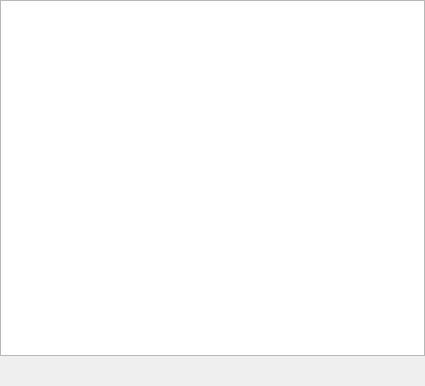
<?xml version="1.0" encoding="UTF-8"?>
<ui version="4.0">
 <class>JobUi</class>
 <widget class="QWidget" name="JobUi">
  <property name="geometry">
   <rect>
    <x>0</x>
    <y>0</y>
    <width>425</width>
    <height>386</height>
   </rect>
  </property>
  <property name="font">
   <font>
    <family>宋体</family>
   </font>
  </property>
  <property name="windowTitle">
   <string>职务管理</string>
  </property>
  <property name="toolTip">
   <string/>
  </property>
  <layout class="QVBoxLayout" name="verticalLayout">
   <property name="spacing">
    <number>0</number>
   </property>
   <property name="margin">
    <number>0</number>
   </property>
   <item>
    <widget class="QTableView" name="jobTableView">
     <property name="selectionBehavior">
      <enum>QAbstractItemView::SelectRows</enum>
     </property>
    </widget>
   </item>
   <item>
    <layout class="QHBoxLayout" name="horizontalLayout" stretch="0,0,0,0">
     <property name="spacing">
      <number>0</number>
     </property>
     <item>
      <spacer name="horizontalSpacer">
       <property name="orientation">
        <enum>Qt::Horizontal</enum>
       </property>
       <property name="sizeHint" stdset="0">
        <size>
         <width>40</width>
         <height>20</height>
        </size>
       </property>
      </spacer>
     </item>
     <item>
      <widget class="QPushButton" name="addPushButton">
       <property name="sizePolicy">
        <sizepolicy hsizetype="Minimum" vsizetype="Preferred">
         <horstretch>0</horstretch>
         <verstretch>0</verstretch>
        </sizepolicy>
       </property>
       <property name="minimumSize">
        <size>
         <width>30</width>
         <height>30</height>
        </size>
       </property>
       <property name="maximumSize">
        <size>
         <width>30</width>
         <height>30</height>
        </size>
       </property>
       <property name="text">
        <string/>
       </property>
       <property name="icon">
        <iconset resource="../Cosmetic/Cosmetic.qrc">
         <normaloff>:/common/Resources/add_color.png</normaloff>:/common/Resources/add_color.png</iconset>
       </property>
       <property name="iconSize">
        <size>
         <width>24</width>
         <height>24</height>
        </size>
       </property>
       <property name="flat">
        <bool>true</bool>
       </property>
      </widget>
     </item>
     <item>
      <widget class="QPushButton" name="removePushButton">
       <property name="sizePolicy">
        <sizepolicy hsizetype="Minimum" vsizetype="Preferred">
         <horstretch>0</horstretch>
         <verstretch>0</verstretch>
        </sizepolicy>
       </property>
       <property name="minimumSize">
        <size>
         <width>30</width>
         <height>30</height>
        </size>
       </property>
       <property name="maximumSize">
        <size>
         <width>30</width>
         <height>30</height>
        </size>
       </property>
       <property name="text">
        <string/>
       </property>
       <property name="icon">
        <iconset resource="../Cosmetic/Cosmetic.qrc">
         <normaloff>:/common/Resources/substract_color.png</normaloff>:/common/Resources/substract_color.png</iconset>
       </property>
       <property name="iconSize">
        <size>
         <width>24</width>
         <height>24</height>
        </size>
       </property>
       <property name="flat">
        <bool>true</bool>
       </property>
      </widget>
     </item>
     <item>
      <widget class="QPushButton" name="submitPushButton">
       <property name="sizePolicy">
        <sizepolicy hsizetype="Minimum" vsizetype="Preferred">
         <horstretch>0</horstretch>
         <verstretch>0</verstretch>
        </sizepolicy>
       </property>
       <property name="minimumSize">
        <size>
         <width>30</width>
         <height>30</height>
        </size>
       </property>
       <property name="maximumSize">
        <size>
         <width>30</width>
         <height>30</height>
        </size>
       </property>
       <property name="text">
        <string/>
       </property>
       <property name="icon">
        <iconset resource="../Cosmetic/Cosmetic.qrc">
         <normaloff>:/common/Resources/ok.png</normaloff>:/common/Resources/ok.png</iconset>
       </property>
       <property name="iconSize">
        <size>
         <width>26</width>
         <height>26</height>
        </size>
       </property>
       <property name="flat">
        <bool>true</bool>
       </property>
      </widget>
     </item>
    </layout>
   </item>
  </layout>
 </widget>
 <resources>
  <include location="../Cosmetic/Cosmetic.qrc"/>
 </resources>
 <connections/>
</ui>
